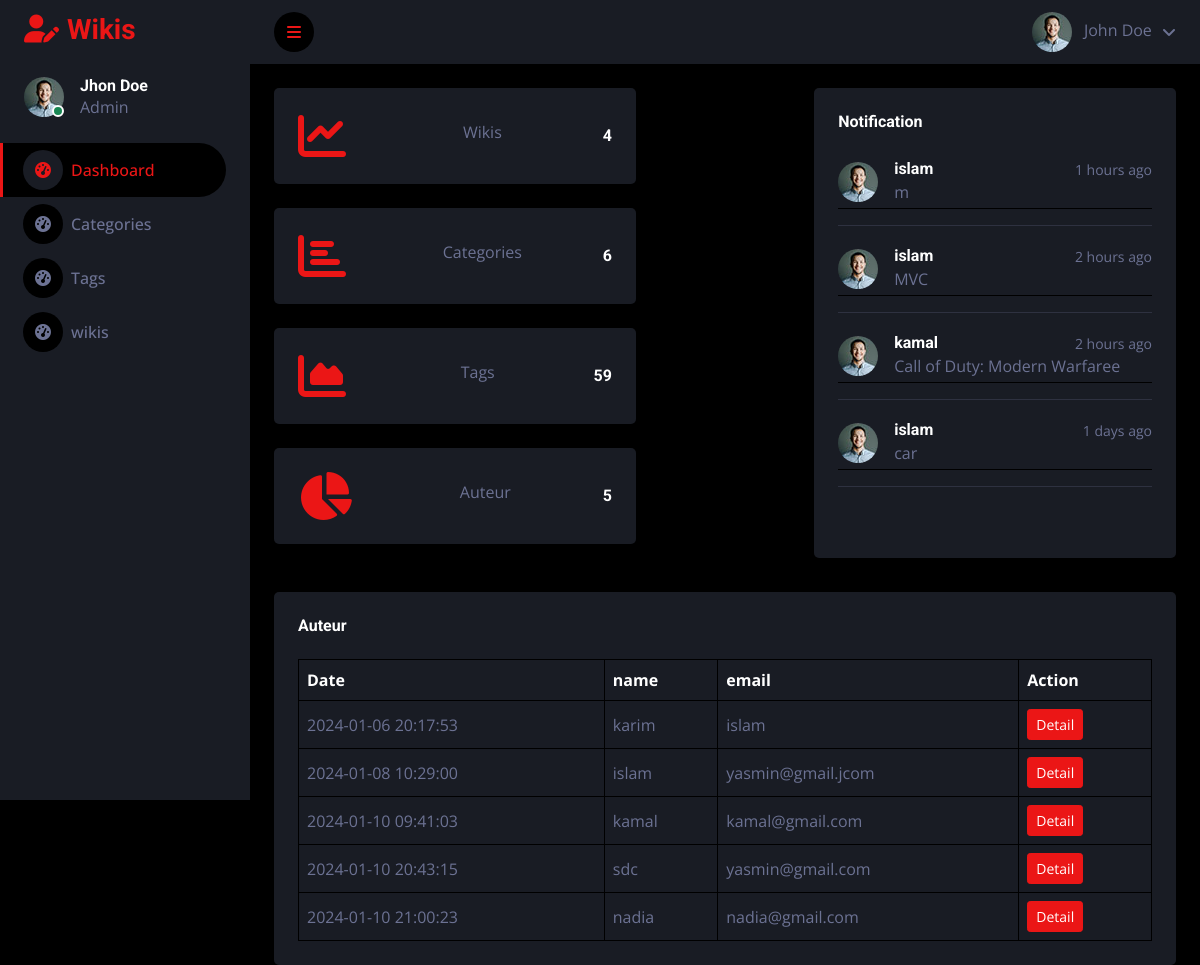
The app's page /index.php?action=Page_Dashboard (signed in) with its own data.
### tables this page shows
CREATE TABLE `wikis` (
  `id_wiki` int(11) NOT NULL,
  `title` varchar(255) NOT NULL,
  `contenu` longtext NOT NULL,
  `img` varchar(255) NOT NULL,
  `catg_name` varchar(255) NOT NULL,
  `created_at` timestamp NOT NULL DEFAULT current_timestamp() ON UPDATE current_timestamp(),
  `auteur_id` int(255) DEFAULT NULL,
  `is_Active` int(255) DEFAULT 1
);

CREATE TABLE `auteur` (
  `auteur_id` int(11) NOT NULL,
  `email` varchar(255) NOT NULL,
  `name` varchar(255) NOT NULL,
  `password` varchar(255) NOT NULL,
  `created_at` timestamp NOT NULL DEFAULT current_timestamp()
);

### Controller/Dashboard_admin/Controller_Dashboard.php (called while the page is built)
<?php
include "Model\Dashboard_Admin\model_Dashbored.php" ;
class controller_Dashboard {
    function dateDifference($date) {
        $currentDate = new DateTime();
        $yourDate = new DateTime($date);
        $difference = $currentDate->getTimestamp() - $yourDate->getTimestamp();
        if ($difference < 60) {
            return "Just now";
        } elseif ($difference < 3600) {
            return floor($difference / 60) . " minutes ago";
        } elseif ($difference < 86400) {
            return floor($difference / 3600) . " hours ago";
        } elseif ($difference < 2592000) {
            return floor($difference / 86400) . " days ago";
        } else {
            return "Just now";
        }
    }
      function Dashboard()  {
        $model_Categories = new model_Categories() ;
        $AllCategories =   $model_Categories->getAllCategories() ;
        $Num_AllCategories = count($AllCategories);
        $model_Tags = new model_Tags() ;
        $AllTags =   $model_Tags->getAllTags() ;
        $Num_AllTags = count($AllTags);
        $model_Dashbored = new model_Dashbored() ;
        $All_wikis =  $model_Dashbored->getAllwikis();
        $Num_All_wikis = count($All_wikis);
        $model_auteur = new model_auteur() ;
        $All_auteur =  $model_auteur->getAllauteur();
        $Num_All_auteur = count($All_auteur);
       include "View\Vew_Admin\Dashboard.php" ;
      }
}

### Model/conn.php (called while the page is built, shortened)
<?php
class Database {
    private $host = "localhost";
    private $db_name = "wiki";
    private $username = "root";
    private $password = "";
    public function getConnection(){
        $this->conn = null;
        try {
            $this->conn = new PDO("mysql:host=" . $this->host . ";dbname=" . $this->db_name, $this->username, $this->password);
            $this->conn->setAttribute(PDO::ATTR_ERRMODE, PDO::ERRMODE_EXCEPTION);
            $this->conn->setAttribute(PDO::ATTR_DEFAULT_FETCH_MODE, PDO::FETCH_ASSOC);
        } catch(PDOException $exception){
            echo "Connection error: " . $exception->getMessage();
        }
        return $this->conn;
    }
}
?>

### Model/Dashboard_Admin/model_Dashbored.php (called while the page is built)
<?php
class model_Dashbored extends Database {
    public function getAllwikis(){
        $consulta = $this->getConnection()->prepare("SELECT w.id_wiki ,w.title ,w.created_at , a.name FROM wikis w , auteur a  WHERE  w.auteur_id = a.auteur_id order by w.created_at DESC
        " );
        $consulta->execute();
        $result = $consulta->fetchAll();
        return $result;
    }
}

### Model/Dashboard_Admin/DAO_Dashboard/DAO_Categories.php (called while the page is built, shortened)
<?php
class model_Categories extends Database {
    public function getAllCategories(){
        $consulta = $this->getConnection()->prepare("SELECT * FROM  categories" );
        $consulta->execute();
        $result = $consulta->fetchAll();
        $Categories = array();
        foreach ($result as $B) {
            $Categories[] = new Categories($B["name"],$B["Bio"],$B["created_at"]);
        }
        return $Categories;
    }
}

### Model/Dashboard_Admin/DAO_Dashboard/DAO_Tags.php (called while the page is built, shortened)
<?php
class model_Tags extends Database {
    public function getAllTags(){
        $consulta = $this->getConnection()->prepare("SELECT * FROM  tags" );
        $consulta->execute();
        $result = $consulta->fetchAll();
        $Tags = array();
        foreach ($result as $B) {
            $Tags[] = new Tags($B["tag_id"],$B["tag_name"]);
        }
        return $Tags;
    }
}

### Model/Front/DAO_Front/DAO_auteur.php (called while the page is built, shortened)
<?php
include "Model\Front\Class_Front\Class_auteur.php";
class model_auteur extends Database {
    public function getAllauteur(){
        $consulta = $this->getConnection()->prepare("SELECT * FROM  auteur" );
        $consulta->execute();
        $result = $consulta->fetchAll();
        $auteur = array();
        foreach ($result as $B) {
            $auteur[] = new auteur($B["auteur_id"],$B["email"],$B["name"],$B["password"],$B["created_at"]);
        }
        return $auteur;
    }
}

### Model/Front/Class_Front/Class_auteur.php (called while the page is built, shortened)
<?php
class auteur {
    private $email;
    private $name;
    private $created_at;
    public function __construct($auteur_id, $email, $name, $password, $created_at) {
        $this->email = $email;
        $this->name = $name;
        $this->created_at = $created_at;
    }
    public function getEmail() {
        return $this->email;
    }
    public function getName() {
        return $this->name;
    }
    public function getCreatedAt() {
        return $this->created_at;
    }
}

### View/Vew_Admin/Dashboard.php (the view, shortened to what this page needs)
<?php
if (isset( $_SESSION["Admin"])) { ?>
            <div class="container-fluid pt-4 px-4">
                <div class="row g-4">
                    <div class="col-sm-6 col-xl-5">
                        <div class="bg-secondary mb-4 rounded d-flex align-items-center justify-content-between p-4">
                            <i class="fa fa-chart-line fa-3x text-primary"></i>
                            <div class="ms-3">
                                <p class="mb-2">Wikis</p>
                            </div>
                            <h6 class="mb-0"><?= $Num_All_wikis?></h6>
                        </div>
                        <div class="bg-secondary mb-4 rounded d-flex align-items-center justify-content-between p-4">
                            <i class="fa fa-chart-bar fa-3x text-primary"></i>
                            <div class="ms-3">
                                <p class="mb-2">Categories</p>
                            </div>
                            <h6 class="mb-0"><?= $Num_AllCategories?></h6>
                        </div>
                        <div class="bg-secondary mb-4 rounded d-flex align-items-center justify-content-between p-4">
                            <i class="fa fa-chart-area fa-3x text-primary"></i>
                            <div class="ms-3">
                                   <p class="mb-2">Tags</p>
                            </div>
                            <h6 class="mb-0"><?= $Num_AllTags?></h6>
                        </div>
                        <div class="bg-secondary mb-4  rounded d-flex align-items-center justify-content-between p-4">
                            <i class="fa fa-chart-pie fa-3x text-primary"></i>
                            <div class="ms-3">
                                <p class="mb-2">Auteur</p>
                            </div>
                            <h6 class="mb-0"><?= $Num_All_auteur?></h6>
                        </div>
                    </div>
                    <div class="col-sm-6 col-xl-2 ">
                        </div>
                    <div class="col-sm-6 col-xl-5 ">
                        <div class="h-100 bg-secondary rounded p-4 overflow-auto " style="max-height: 470px;">
                            <div class="d-flex align-items-center justify-content-between mb-2">
                                <h6 class="mb-3">Notification</h6>
                            </div>
                            <?php foreach ($All_wikis as  $value) {   ?>
                           <?php
                           $date_wiki = $this->dateDifference( $value["created_at"]) ;
 ?>
                        <a class="icon-link icon-link-hover"  href="index.php?action=moredetails&id_wiki=<?= $value["id_wiki"] ?>">
                        <div class="d-flex align-items-center border-bottom py-1">
                                <img class="rounded-circle flex-shrink-0" src="img/user.jpg" alt="" style="width: 40px; height: 40px;">
                                <div class="w-100 ms-3 text-truncate">
                                    <div class="d-flex w-100 justify-content-between">
                                        <h6 class="mb-0"><?= $value["name"] ?></h6>
                                        <small class=" text-light  "><?= $date_wiki ?></small>
                                    </div>
                                    <span class=" text-light  "><?= $value["title"] ?></span>
                                </div>
                            </div>
                        </a><hr>
                            <?php } ?>
                        </div>
                    </div>
                </div>
            </div>
            <div class="container-fluid pt-4 px-4">
                <div class="bg-secondary text-center rounded p-4">
                    <div class="d-flex align-items-center justify-content-between mb-4">
                        <h6 class="mb-0">Auteur</h6>
                    </div>
                    <div class="table-responsive">
                        <table class="table text-start align-middle table-bordered table-hover mb-0">
                            <thead>
                                <tr class="text-white">
                                    <th scope="col">Date</th>
                                    <th scope="col">name</th>
                                    <th scope="col">email</th>
                                    <th scope="col">Action</th>
                                </tr>
                            </thead>
                            <tbody>
                                <?php foreach ($All_auteur as $value) {    ?>
                                <tr>
                                    <td><?= $value->getCreatedAt() ?></td>
                                    <td><?= $value->getName() ?></td>
                                    <td><?= $value->getEmail() ?></td>
                                    <td><a class="btn btn-sm btn-primary" href="">Detail</a></td>
                                </tr>
                          <?php } ?>
                            </tbody>
                        </table>
                    </div>
                </div>
            </div>
    <?php $contant =  ob_get_clean();
    include_once "View\layout_Admin.php" ;
}else {
    header("Location: index.php?action=form_login");
}

### public/css/style.css (style rules this page uses)
:root { --primary: #EB1616; --secondary: #191C24; --light: #6C7293; --dark: #000000; }
.btn { transition: .5s; }

### records on screen
wikis: auteur.name "islam", created_at "1 hours ago", title "m"
wikis: auteur.name "islam", created_at "2 hours ago", title "MVC"
wikis: auteur.name "kamal", created_at "2 hours ago", title "Call of Duty: Modern Warfaree"
wikis: auteur.name "islam", created_at "1 days ago", title "car"
auteur: created_at "2024-01-06 20:17:53", name "karim", email "islam"
auteur: created_at "2024-01-08 10:29:00", name "islam", email "yasmin@gmail.jcom"
auteur: created_at "2024-01-10 09:41:03", name "kamal", email "kamal@gmail.com"
auteur: created_at "2024-01-10 20:43:15", name "sdc", email "yasmin@gmail.com"
auteur: created_at "2024-01-10 21:00:23", name "nadia", email "nadia@gmail.com"

### other values on screen
$Num_All_wikis "4"
$Num_AllCategories "6"
$Num_AllTags "59"
$Num_All_auteur "5"
